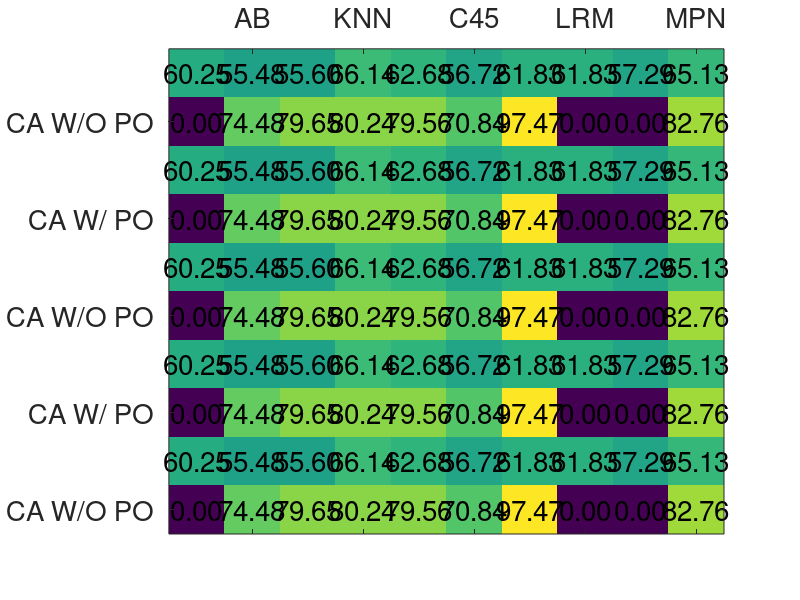

This chart was generated by the following MATLAB code: (Note: this script raises an error after producing the figure.)
%% Draw a heatmap for the results table

% Clear
clc
clear

% Load the values
load('results_tables.mat')

% Choose the metric (ca,time,fscore)
% NB! You need to change this for each performance metric!
%metric=ca;
%metric=time;
%metric=fscore;
%metric=avg_ca;
%metric=avg_time;
%metric=avg_fscore;
%metric=autoweka_results;
metric=autoweka_results_avg;

% Name the tick labels
algorithm_xticklabels = {'AB';'KNN';'C45';'LRM';'MPN';'NB';'RF';'RFN';'MCP';'SVM'};
%algorithm_yticklabels = {'S1';'S2';'S3';'S4';'S5';'S6';'S7';'S8';'S9';'S10'};
%algorithm_yticklabels = {'Avg. CA'};
%algorithm_yticklabels = {'Avg. Time'};
%algorithm_yticklabels = {'Avg. F-score'};
algorithm_yticklabels = {'CA W/O PO'; 'CA W/ PO'};

% Draw the matrix
disp('Drawing a heatmap for the results table...');
imagesc(metric);

% Change the colormap to greyscale 
% colormap(flipud(gray));
% colormap(flipud(colormap)); Use this when you want to invert the colors

% Set X tick values
set(gca,'XTickLabel',algorithm_xticklabels);
set(gca,'xaxisLocation','top');
set(gca,'FontSize',20);
% Set Y tick values
set(gca,'YTickLabel',algorithm_yticklabels);
% Draw matrix values on figure
% Create strings from the matrix values
textStrings = num2str(metric(:),'%0.2f');  
% Remove any space padding
textStrings = strtrim(cellstr(textStrings));  
% Create x and y coordinates for the strings
[x,y] = meshgrid(1:10); 
% Plot the strings
hStrings = text(x(:),y(:),textStrings(:), 'HorizontalAlignment','center', 'FontSize',20);
% Get the middle value of the color range
midValue = mean(get(gca,'CLim'));   
% Choose white or black for the text color of the strings
textColors = repmat(metric(:) < midValue,1,3);
% Change the text colors
set(hStrings,{'Color'},num2cell(textColors,2));  
disp('Done.');